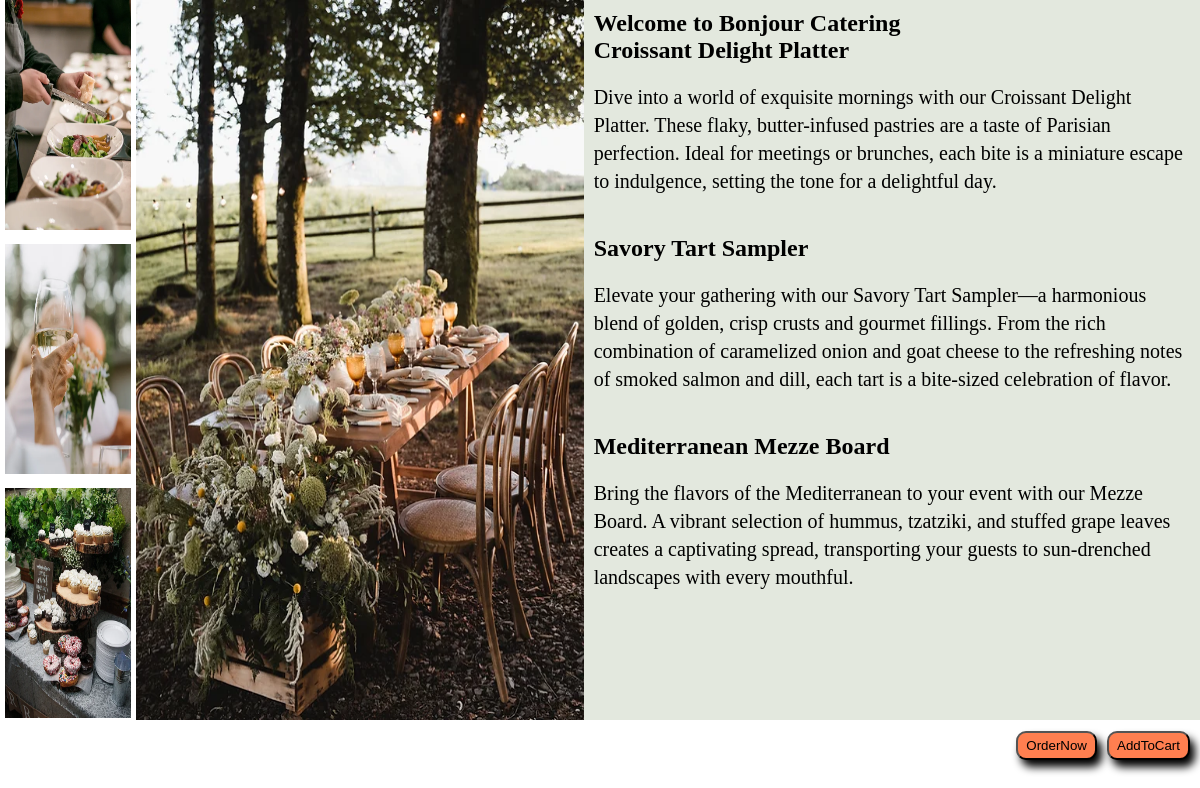
/submitbutton/1, run on the app's committed database.
### mainpage/models.py (models this page shows)
class product(models.Model):
    name=models.CharField(max_length=40)
    image=models.ImageField(upload_to='gallery')
    image1=models.ImageField(upload_to='gallery')
    image2=models.ImageField(upload_to='gallery')
    image3=models.ImageField(upload_to='gallery')
    image4=models.ImageField(upload_to='gallery')
    description=RichTextField()

### mainpage/views.py (the view)
def submitbutton(request,myid):
   myproduct=product.objects.filter(id=myid).first()
   print(myproduct)
   return render(request,"item.html",{'myproduct':myproduct})

### template/item.html (shortened to what this page needs)
<!DOCTYPE html>
<html lang="en">
<head>
    {% load static %}
    <link rel="stylesheet" href="{% static 'edb.css' %}">
</head>
<body>
    <section>
        <div class="items" style="display: flex;">
            <div class="item1">
                <div style="padding: 0px 5px 5px 5px;"><img src="{{myproduct.image.url}}" alt="sdnkjdn"
                        style="width: 100%;height: 230px;"></div>
                <div style="padding: 5px;"><img src="{{myproduct.image1.url}}" alt="mnbrjbf"
                        style="width: 100%;height: 230px;"></div>
                <div style="padding: 5px;"><img src="{{myproduct.image2.url}}" alt="efbjhrbjehr"
                        style="width: 100%;height: 230px;"></div>
            </div>
            <div style="height: 30%;width: 60%;" class="items2"><img style="height: 100%;min-height: 720px;"
                    src="{{myproduct.image4.url}}" alt="">
            </div>
            <div style="background-color: rgb(227, 232, 222); height: 700px;width: 80%;padding: 10px;" class="col-md-6">
                {{myproduct.description|safe}}
                <button
                    style="background-color: coral  ;float: right; margin-top: 100px; padding: 5px 8px; margin-left: 10px; border-radius: 10px; box-shadow: 5px 7px 8px black; ">AddToCart</button>
                <button
                    style="background-color: coral ;float: right; margin-top: 100px; padding: 5px 8px; margin-left:
                    10px; border-radius: 10px; box-shadow: 5px 7px 8px black; ">OrderNow</button>
            </div>
        </div>
    </section>
</body>
</html>

### static/edb.css (style rules this page uses)
* { padding: 0; margin: 0; scroll-behavior: smooth; }
html, body { width: 100%; height: 100%; background-color: #fff; box-sizing: border-box; }
h1, h2 { margin: 0; }
img { max-width: 100%; max-height: 80%; }
p { padding: 19px 0px 40px; font-size: 20px; line-height: 1.4; }

### data on the page
product: image (picture), image1 (picture), image2 (picture), image4 (picture), description "Welcome to Bonjour Catering Croissant Delight Platter Dive into a world of exquisite mornings with our Croissant Delight Platter. These flaky, butter-infused pastries are a taste of Parisian perfection. Ideal for meetings or brunches, each bite is a miniature escape to indulgence, setting the tone for a delightful day. Savory Tart Sampler Elevate your gathering with our Savory Tart Sampler—a harmonious blend of golden, crisp crusts and gourmet fillings. From the rich combination of caramelized onion and goat cheese to the refreshing notes of smoked salmon and dill, each tart is a bite-sized celebration of flavor. Mediterranean Mezze Board Bring the flavors of the Mediterranean to your event…"
